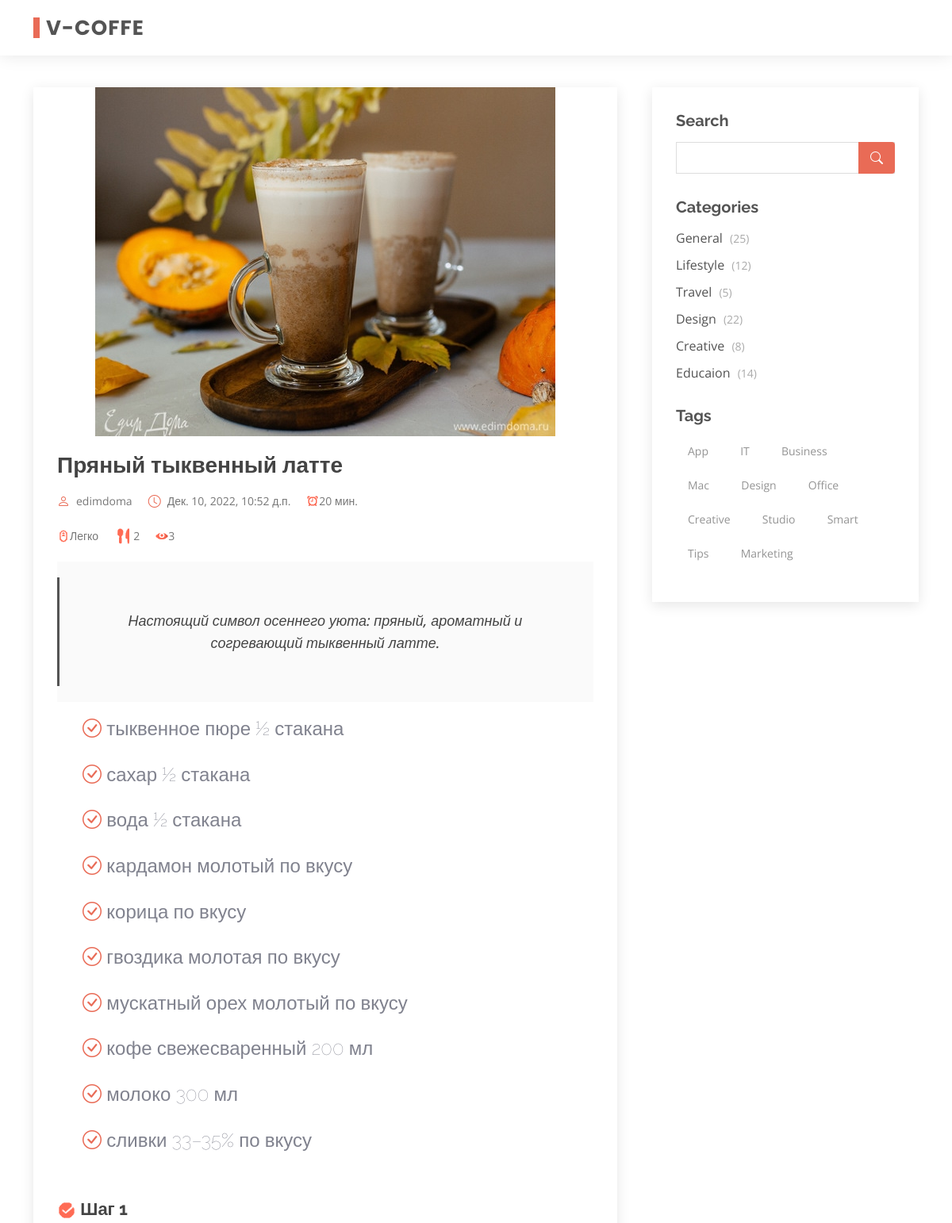
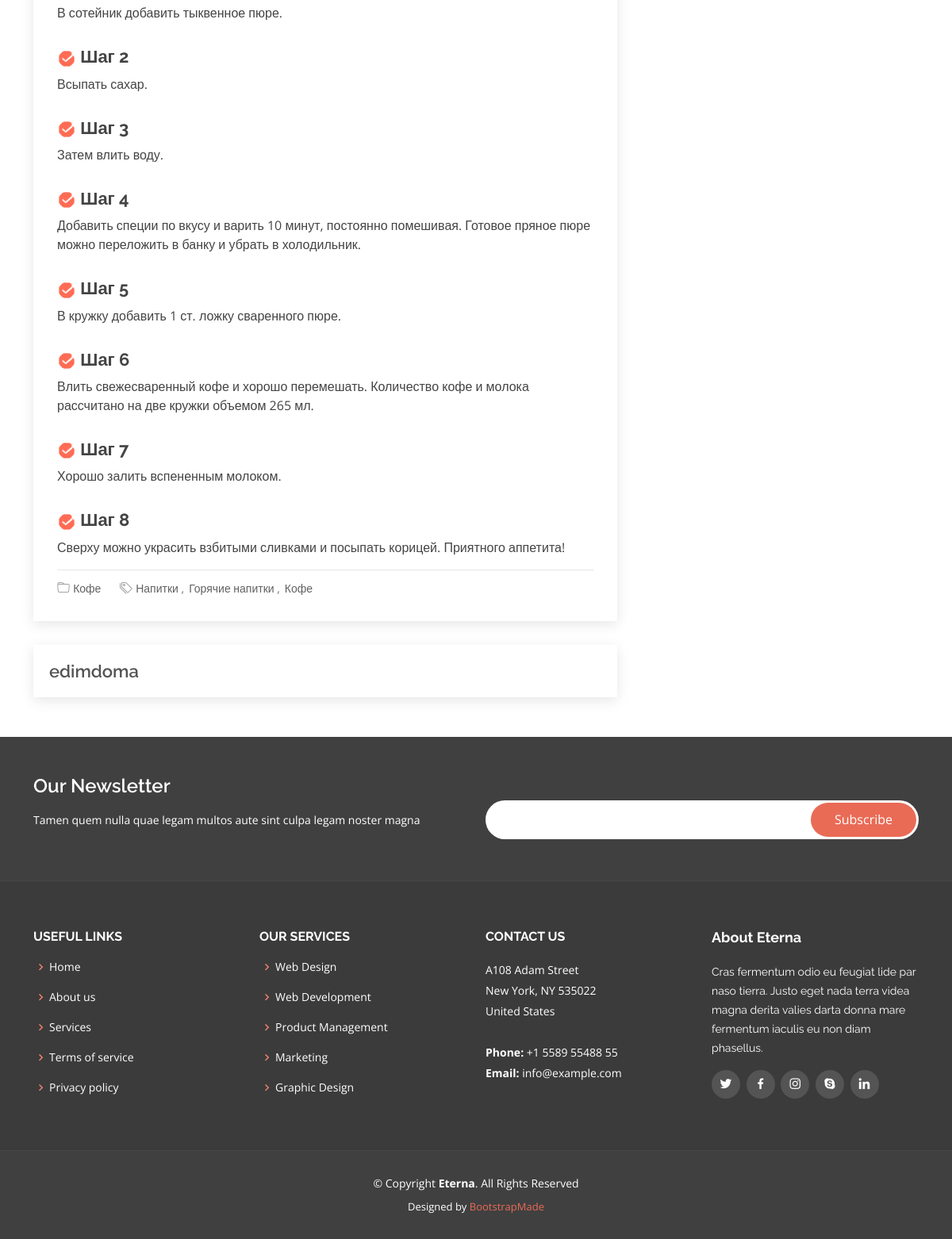
Screenshot of /recipe/prani-tkvenni-latte_3 with the database file from the repository (2 pictures, top to bottom).
### home/models.py (models this page shows, shortened)
class Recipe(models.Model):
    title = models.CharField(max_length=150, help_text='Название блюда')
    cooking_time = models.IntegerField(default=-1, help_text="Время готовки")
    number_of_servings = models.IntegerField(default=1, help_text="Сколько порций")
    complexity = models.ForeignKey(Complexity, on_delete=models.PROTECT, default=1, help_text="Сложность готовки")
    ingredients = models.TextField(null=False, help_text="Ингридиенты")
    steps = models.TextField(null=False, help_text="Шаги приготовления блюда")
    calories = models.FloatField(default=0, help_text="Кол-во калорий на 100гр")
    proteins = models.FloatField(default=0, help_text="Кол-во белков на 100гр")
    fats = models.FloatField(default=0, help_text="Кол-во жиров на 100гр")
    carbohydrates = models.FloatField(default=0, help_text="Кол-во углеводов на 100гр")
    _type = models.ForeignKey(Type, on_delete=models.PROTECT, help_text="Тип блюда")
    tags = models.ManyToManyField(Tags, help_text="Теги")
    author_name = models.CharField(max_length=150, help_text="Имя автора (или сайта)")
    author_link = models.CharField(max_length=150, help_text="ссылка на автора или на сайт")
    quote = models.TextField(help_text="Небольшое описание")
    preview_photo = models.ImageField(upload_to=path_and_rename, help_text="фотка")
    views = models.IntegerField(default=0, help_text="не трогай")
    published = models.DateTimeField(auto_now_add=True)
    url = models.CharField(max_length=150, unique=True, null=False, blank=True, help_text="пиши тут что хочешь")
    kitchen = models.ForeignKey(Type_of_kitchen, on_delete=models.PROTECT, default=1)
    def save(self, *args, **kwargs):
        self.url = RuTextToSlug(self.title) + f"_{self.pk}"
        super().save(*args, **kwargs)
    class Meta:
        verbose_name = "Рецепт"
        verbose_name_plural = "Рецепты"

class Complexity(models.Model):
    title = models.CharField(max_length=150)
    def __str__(self):
        return self.title
    class Meta:
        verbose_name = "Уровень сложности готовки"
        verbose_name_plural = "Уровни сложности готовки"

class Type(models.Model):
    title = models.CharField(max_length=150)
    def __str__(self):
        return self.title
    class Meta:
        verbose_name = "Тип блюда"
        verbose_name_plural = "Типы блюд"

class Tags(models.Model):
    title = models.CharField(max_length=100)
    def __str__(self):
        return self.title
    class Meta:
        verbose_name = "Тег"
        verbose_name_plural = "Теги"

### home/views.py (the view)
# urls.py: path("recipe/<slug:recipe>", GetRecipe.as_view(), name="get_recipe"),
class GetRecipe(View):
    template_name = 'home/GetRecipe.html'
    def get_context_data(self, recipe, **kwargs):
        CurrentRecipe = Recipe.objects.get(url=recipe)
        CurrentRecipe.views += 1
        CurrentRecipe.save()
        steps = []
        StepNumber = 1
        for step in CurrentRecipe.steps.split("\n"):
            steps.append({'step': step, 'num': StepNumber})
            StepNumber += 1
        return {
            'title': f'Рецепт : {CurrentRecipe.title}',
            'media': MEDIA_URL,
            'recipe': CurrentRecipe,
            'ingredients': CurrentRecipe.ingredients.split("\n"),
            'steps': steps,
            'type': CurrentRecipe._type
        }
    def get(self, request, recipe):
        return render(request, self.template_name, self.get_context_data(recipe))

### home/Logic.py (called while the page is built)
def RuTextToSlug(url):
    en = {
        'а': 'a', 'б': 'b', 'в': 'v',
        'г': 'g', 'д': 'd', 'е': 'e',
        'ё': 'e', 'ж': 'j', 'з': 'z',
        'и': 'i', 'й': 'i', 'к': 'k',
        'л': 'l', 'м': 'm', 'н': 'n',
        'о': 'o', 'п': 'p', 'р': 'r',
        'с': 's', 'т': 't', 'у': 'u',
        'ф': 'f', 'х': 'x', 'ц': 'c',
        'ч': 'ch', 'ш': 'sh', 'щ': 'sh',
        'ъ': '', 'ы': '', 'ь': '',
        'э': 'a', 'ю': 'u', 'я': 'a',
        "-": "-", "_": "-"
    }
    slug = ""
    url = url.replace(" ", "_").lower().replace("'", "").replace('"', '')
    for symbol in url:
        slug += en[symbol] if symbol in en else symbol
    return slug

### templates/home/GetRecipe.html
{% extends 'base.html' %}
{% load static %}
{% block content %}
    <section id="blog" class="blog">
        <div class="container" data-aos="fade-up">
            <div class="row">
                <div class="col-lg-8 entries">
                    <article class="entry entry-single">
                        <div class="entry-img text-center"><img src="{{ media }}/{{ recipe.preview_photo }}" alt=""
                                                                class="img-fluid"></div>
                        <h2 class="entry-title">{{ recipe.title }}</h2>
                        <div class="entry-meta">
                            <ul>
                                <li class="d-flex align-items-center main-color"><i class="bi bi-person"></i> <a
                                        href="{{ recipe.author_link }}">{{ recipe.author_name }}</a></li>
                                <li class="d-flex align-items-center main-color"><i class="bi bi-clock"></i> <a
                                        href="">
                                    <time datetime="2020-01-01">{{ recipe.published }}</time>
                                </a></li>
                                <li class="d-flex align-items-center"><img
                                        src="{% static 'img/icons/Recipe_description/timer.png' %}" height="16" alt=""
                                        class="main-color"><a
                                        href="">{{ recipe.cooking_time }} мин.</a></li>
                            </ul>
                            <br>
                            <ul>
                                <li class="d-flex align-items-center main-color"><img
                                        src="{% static 'img/icons/Recipe_description/level.png' %}" height="16" alt=""
                                        class="main-color"> <a
                                        href="">{{ recipe.complexity }}</a></li>
                                <li class="d-flex align-items-center main-color"><img
                                        src="{% static 'img/icons/Recipe_description/number_of_servings.png' %}"
                                        height="24" alt="" class="main-color"> <a
                                        href="">{{ recipe.number_of_servings }}</a></li>
                                <li class="d-flex align-items-center"><img
                                        src="{% static 'img/icons/Recipe_description/eye.png' %}" height="16" alt=""
                                        class="main-color"><a
                                        href="">{{ recipe.views }}  </a></li>
                            </ul>
                        </div>
                        <div class="entry-content">
                            <blockquote><p style="font-size: 18px;">{{ recipe.quote }}</p></blockquote>
                            <div>
                                <div class="ingredients">
                                    <h4 style="color: #80828E; font-weight: lighter;">
                                        <ul>
                                            {% for ingredient in ingredients %}
                                                <i class="bi bi-check-circle main-color"></i>
                                                <span>{{ ingredient }}</span><br><br>
                                            {% endfor %}
                                        </ul>
                                    </h4>
                                </div>
                                <div class="steps">
                                    {% for step in steps %}
                                        <h3>
                                        <span>
                                            <img src="{% static 'img/icons/Recipe_description/step.png' %}" width="24px"
                                                 alt="">
                                        </span>
                                            Шаг {{ step.num }}
                                        </h3>
                                        <p>
                                            {{ step.step }}
                                        </p>
                                    {% endfor %}
                                </div>
                            </div>
                        </div>
                        <div class="entry-footer"><i class="bi bi-folder"></i>
                            <ul class="cats">
                                <li><a href="#">{{ type }}</a></li>
                            </ul>
                            <i class="bi bi-tags"></i>
                            <ul class="tags">
                                {% for tag in recipe.tags.all %}
                                    <li><a href="#">{{ tag }}</a></li>
                                {% endfor %}
                            </ul>
                        </div>
                    </article>
                    <div class="blog-author d-flex align-items-center text-center">
                        <div>
                            <a href="{{ recipe.author_link }}">
                                <h4>{{ recipe.author_name }}</h4>
                            </a>
                        </div>
                    </div>
                </div>
                <div class="col-lg-4">
                    <div class="sidebar"><h3 class="sidebar-title">Search</h3>
                        <div class="sidebar-item search-form">
                            <form action=""><input type="text">
                                <button type="submit"><i class="bi bi-search"></i></button>
                            </form>
                        </div>
                        <h3 class="sidebar-title">Categories</h3>
                        <div class="sidebar-item categories">
                            <ul>
                                <li><a href="#">General <span>(25)</span></a></li>
                                <li><a href="#">Lifestyle <span>(12)</span></a></li>
                                <li><a href="#">Travel <span>(5)</span></a></li>
                                <li><a href="#">Design <span>(22)</span></a></li>
                                <li><a href="#">Creative <span>(8)</span></a></li>
                                <li><a href="#">Educaion <span>(14)</span></a></li>
                            </ul>
                        </div>
                        <h3 class="sidebar-title">Tags</h3>
                        <div class="sidebar-item tags">
                            <ul>
                                <li><a href="#">App</a></li>
                                <li><a href="#">IT</a></li>
                                <li><a href="#">Business</a></li>
                                <li><a href="#">Mac</a></li>
                                <li><a href="#">Design</a></li>
                                <li><a href="#">Office</a></li>
                                <li><a href="#">Creative</a></li>
                                <li><a href="#">Studio</a></li>
                                <li><a href="#">Smart</a></li>
                                <li><a href="#">Tips</a></li>
                                <li><a href="#">Marketing</a></li>
                            </ul>
                        </div>
                    </div>
                </div>
            </div>
        </div>
    </section>
{% endblock %}

### static/css/main.css (style rules this page uses)
:root { --font-default: "Open Sans", system-ui, -apple-system, "Segoe UI", Roboto, "Helvetica Neue", Arial, "Noto Sans", "Liberation Sans", sans-serif, "Apple Color Emoji", "Segoe UI Emoji", "Segoe UI Symbol", "Noto Color Emoji"; --font-primary: "Roboto", sans-serif; --font-secondary: "Work Sans", sans-serif; }
:root { --color-default: #364d59; --color-primary: #e96b56; --color-secondary: #52565e; }
:root { scroll-behavior: smooth; }
body { font-family: var(--font-default); color: var(--color-default); overflow-x: hidden; }
a { color: var(--color-primary); text-decoration: none; }
h1, h2, h3, h4, h5, h6 { font-family: var(--font-primary); }
section { padding: 80px 0; overflow: hidden; }
.blog .sidebar { padding: 30px; box-shadow: 0 4px 16px rgba(0, 0, 0, 0.1); }
.blog .sidebar .sidebar-title { font-size: 20px; font-weight: 700; padding: 0; margin: 0; color: var(--color-secondary); }
.blog .sidebar .search-form form { background: #fff; border: 1px solid rgba(82, 86, 94, 0.3); padding: 3px 10px; position: relative; }
.blog .sidebar .search-form form input[type=text] { border: 0; padding: 4px; border-radius: 4px; width: calc(100% - 40px); }
.blog .sidebar .search-form form button { position: absolute; top: 0; right: 0; bottom: 0; border: 0; background: none; font-size: 16px; padding: 0 15px; margin: -1px; background: var(--color-primary); color: var(--color-secondary); transition: 0.3s; border-radius: 0 4px 4px 0; line-height: 0; }
.blog .sidebar .search-form form button i { line-height: 0; }
.blog .sidebar .categories ul { list-style: none; padding: 0; }
.blog .sidebar .categories ul li+li { padding-top: 10px; }
.blog .sidebar .categories ul a { color: var(--color-secondary); transition: 0.3s; }
.blog .sidebar .categories ul a span { padding-left: 5px; color: rgba(54, 77, 89, 0.4); font-size: 14px; }
.blog .sidebar .tags { margin-bottom: -10px; }
.blog .sidebar .tags ul { list-style: none; padding: 0; }
.blog .sidebar .tags ul li { display: inline-block; }
.blog .sidebar .tags ul a { color: #838893; font-size: 14px; padding: 6px 14px; margin: 0 6px 8px 0; border: 1px solid rgba(131, 136, 147, 0.4); display: inline-block; transition: 0.3s; }

### rows the page displays
Recipe: preview_photo (picture), title "Пряный тыквенный латте", author_name "edimdoma", published "Дек. 10, 2022, 10:52 д.п.", cooking_time "20", complexity "Легко", number_of_servings "2", views "3", quote "Настоящий символ осеннего уюта: пряный, ароматный и согревающий тыквенный латте."
Type: title "Кофе"
Tags: title "Напитки"
Tags: title "Горячие напитки"
Tags: title "Кофе"

### other values shown
{{ ingredient }} "тыквенное пюре ½ стакана" "сахар ½ стакана" "вода ½ стакана" "кардамон молотый по вкусу" "корица по вкусу" "гвоздика молотая по вкусу" "мускатный орех молотый по вкусу" "кофе свежесваренный 200 мл" "молоко 300 мл" "сливки 33–35% по вкусу"
{{ step.num }} "1" "2" "3" "4" "5" "6" "7" "8"
{{ step.step }} "В сотейник добавить тыквенное пюре." "Всыпать сахар." "Затем влить воду." "Добавить специи по вкусу и варить 10 минут, постоянно помешивая. Готовое пряное пюре можно переложить в банку и убрать в холодильник." "В кружку добавить 1 ст. ложку сваренного пюре." "Влить свежесваренный кофе и хорошо перемешать. Количество кофе и молока рассчитано на две кружки объемом 265 мл." "Хорошо залить вспененным молоком." "Сверху можно украсить взбитыми сливками и посыпать корицей. Приятного аппетита!"
